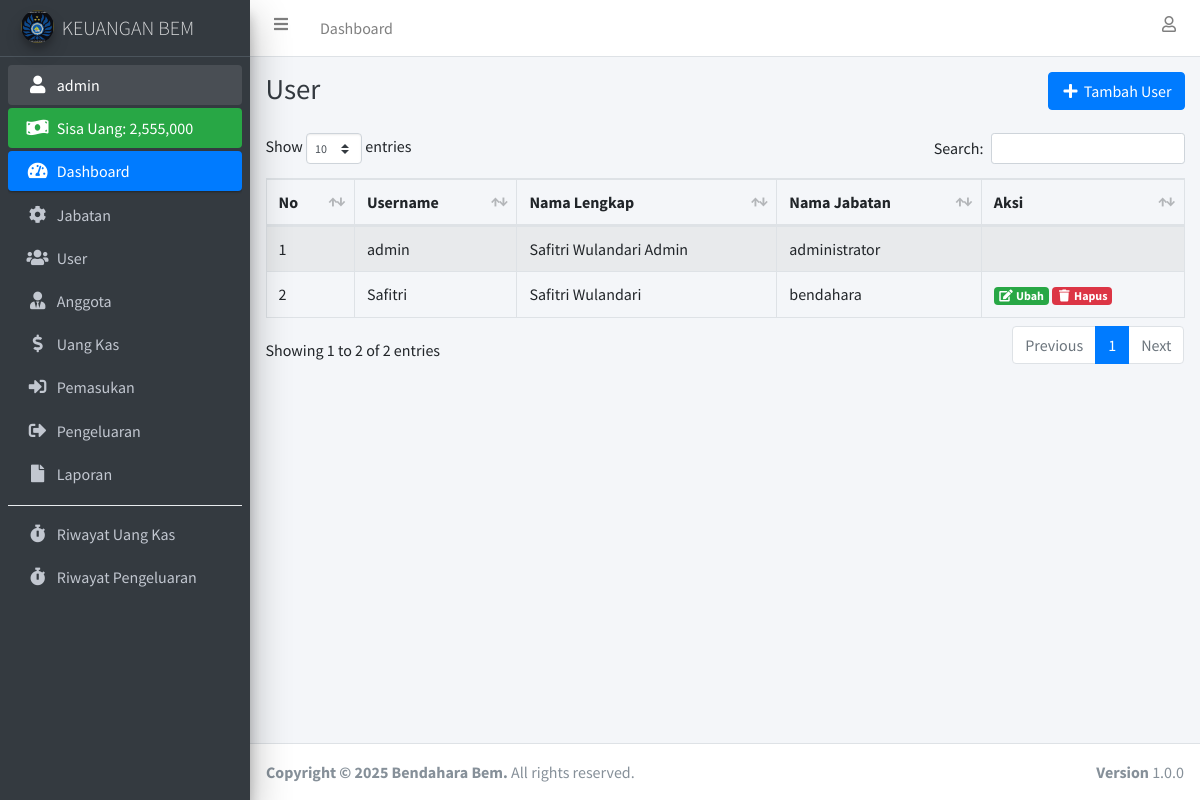
The page /user.php (signed in) on the database its author committed.
### tables this page shows
CREATE TABLE `user` (
  `id_user` int(11) NOT NULL,
  `nama_lengkap` varchar(100) NOT NULL,
  `username` varchar(100) NOT NULL,
  `password` varchar(255) NOT NULL,
  `id_jabatan` int(11) NOT NULL
);

CREATE TABLE `jabatan` (
  `id_jabatan` int(11) NOT NULL,
  `nama_jabatan` varchar(100) NOT NULL
);

### connection.php (called while the page is built, shortened)
<?php
	$host		= "localhost";
	$username	= "root";
	$password	= "";
	$database	= "uang_kas";
	$conn 		= mysqli_connect($host, $username, $password, $database);
if (isset($_SESSION['id_user'])) {
	function dataUser() {
		global $conn;
		$id_user = $_SESSION['id_user'];
		return mysqli_fetch_assoc(mysqli_query($conn, "SELECT * FROM user INNER JOIN jabatan ON user.id_jabatan = jabatan.id_jabatan WHERE id_user = '$id_user'"));
	}
}

### user.php (the view, shortened to what this page needs)
<?php
  require 'connection.php';
  $user = mysqli_query($conn, "SELECT * FROM user INNER JOIN jabatan ON user.id_jabatan = jabatan.id_jabatan");
?>
<!DOCTYPE html>
<html>
<head>
  <?php include 'include/css.php'; ?>
</head>
<body class="hold-transition sidebar-mini layout-fixed">
<div class="wrapper">
  <?php include 'include/navbar.php'; ?>
  <?php include 'include/sidebar.php'; ?>
  <div class="content-wrapper">
    <div class="content-header">
      <div class="container-fluid">
        <div class="row justify-content-center mb-2">
          <div class="col-sm text-left">
            <h1 class="m-0 text-dark">User</h1>
          </div>
          <div class="col-sm text-right">
            <button type="button" class="btn btn-primary" data-toggle="modal" data-target="#tambahUserModal"><i class="fas fa-fw fa-plus"></i> Tambah User</button>
          </div>
        </div>
      </div>
    </div>
    <section class="content">
      <div class="container-fluid">
        <div class="row">
          <div class="col-lg">
            <div class="table-responsive">
              <table class="table table-striped table-hover table-bordered" id="table_id">
                <thead>
                  <tr>
                    <th>No</th>
                    <th>Username</th>
                    <th>Nama Lengkap</th>
                    <th>Nama Jabatan</th>
                    <th>Aksi</th>
                  </tr>
                </thead>
                <tbody>
                  <?php $i = 1; ?>
                  <?php foreach ($user as $du): ?>
                    <tr>
                      <td><?= $i++; ?></td>
                      <td><?= $du['username']; ?></td>
                      <td><?= $du['nama_lengkap']; ?></td>
                      <td><?= $du['nama_jabatan']; ?></td>
                      <td>
                        <?php if ($du['id_jabatan'] !== '1'): ?>
                          <a href="ubah_user.php?id_user=<?= $du['id_user']; ?>" class="badge badge-success" data-toggle="modal" data-target="#editUserModal<?= $du['id_user']; ?>">
                            <i class="fas fa-fw fa-edit"></i> Ubah
                          </a>
                          <a data-nama="<?= $du['nama_lengkap']; ?>" class="btn-delete badge badge-danger" href="hapus_user.php?id_user=<?= $du['id_user']; ?>"><i class="fas fa-fw fa-trash"></i> Hapus</a>
                        <?php endif ?>
                      </td>
                    </tr>
                  <?php endforeach ?>
                </tbody>
              </table>
            </div>
          </div>
        </div>
      </div>
    </section>
  </div>
  <footer class="main-footer">
    <strong>Copyright &copy; 2025 Bendahara Bem.</strong>
    All rights reserved.
    <div class="float-right d-none d-sm-inline-block">
      <b>Version</b> 1.0.0
    </div>
  </footer>
</div>
</body>
</html>

### include/sidebar.php
<?php
  $dataUser = dataUser();
  $jml_pengeluaran = mysqli_fetch_assoc(mysqli_query($conn, "SELECT sum(jumlah_pengeluaran) as jml_pengeluaran FROM pengeluaran"));
  $jml_pengeluaran = $jml_pengeluaran['jml_pengeluaran'];
  $jml_pemasukan = mysqli_fetch_assoc(mysqli_query($conn, "SELECT sum(jumlah_pemasukan) as jml_pemasukan FROM pemasukan"));
  $jml_pemasukan = $jml_pemasukan['jml_pemasukan'];
  $jml_uang_kas = mysqli_fetch_assoc(mysqli_query($conn, "SELECT sum(minggu_ke_1 + minggu_ke_2 + minggu_ke_3 + minggu_ke_4) as jml_uang_kas FROM uang_kas"));
  $jml_uang_kas = $jml_uang_kas['jml_uang_kas'];
?>
<aside class="main-sidebar sidebar-dark-primary elevation-5">
  <a href="index.php" class="brand-link">
    <img src="assets/img/img_properties/images.jpg" alt="AdminLTE Logo" class="brand-image img-circle elevation-3" style="opacity: .8">
    <span class="brand-text font-weight-light">KEUANGAN BEM</span>
  </a>
  <div class="sidebar">
    <nav class="mt-2">
      <ul class="nav nav-pills nav-sidebar flex-column" data-widget="treeview" role="menu" data-accordion="false">
        <li class="nav-item has-treeview menu-open">
          <a href="profile.php" class="nav-link"><i class="nav-icon fas fa-fw fa-user"></i> <p><?= $dataUser['username']; ?></p></a>
        </li>
        <li class="nav-item">
          <div class="bg-success nav-link text-white">
            <i class="nav-icon fas fa-money-bill-wave"></i>
            <p>
              Sisa Uang: <?= number_format($jml_uang_kas - $jml_pengeluaran + $jml_pemasukan); ?>
            </p>
          </div>
        </li>
        <li class="nav-item has-treeview menu-open">
          <a href="index.php" class="nav-link active">
            <i class="nav-icon fas fa-tachometer-alt"></i>
            <p>
              Dashboard
            </p>
          </a>
        </li>
        <?php if ($dataUser['id_jabatan'] == '1'): ?>
          <li class="nav-item">
            <a href="jabatan.php" class="nav-link">
              <i class="nav-icon fas fa-cog"></i>
              <p>
                Jabatan
              </p>
            </a>
          </li>
          <li class="nav-item">
            <a href="user.php" class="nav-link">
              <i class="nav-icon fas fa-users"></i>
              <p>
                User
              </p>
            </a>
          </li>
        <?php endif ?>
        <li class="nav-item">
          <a href="siswa.php" class="nav-link">
            <i class="fas fa-user-tie nav-icon"></i>
            <p>Anggota</p>
          </a>
        </li>
        <li class="nav-item">
          <a href="uang_kas.php" class="nav-link">
            <i class="fas fa-dollar-sign nav-icon"></i>
            <p>Uang Kas</p>
          </a>
        </li>
        <li class="nav-item">
          <a href="pemasukan.php" class="nav-link">
            <i class="fas fa-sign-in-alt nav-icon"></i>
            <p>Pemasukan</p>
          </a>
        </li>
        <li class="nav-item">
          <a href="pengeluaran.php" class="nav-link">
            <i class="fas fa-sign-out-alt nav-icon"></i>
            <p>Pengeluaran</p>
          </a>
        </li>
        <li class="nav-item">
          <a href="laporan.php" class="nav-link">
            <i class="fas fa-file nav-icon"></i>
            <p>Laporan</p>
          </a>
        </li>
        <div class="dropdown-divider"></div>
        <li class="nav-item">
          <a href="riwayat.php" class="nav-link">
            <i class="fas fa-stopwatch nav-icon"></i>
            <p>Riwayat Uang Kas</p>
          </a>
        </li>
        <li class="nav-item">
          <a href="riwayat_pengeluaran.php" class="nav-link">
            <i class="fas fa-stopwatch nav-icon"></i>
            <p>Riwayat Pengeluaran</p>
          </a>
        </li>
      </ul>
    </nav>
  </div>
</aside>

### rows shown on the page
user: username "admin", nama_lengkap "Safitri Wulandari Admin", id_jabatan.nama_jabatan "administrator"
user: username "Safitri", nama_lengkap "Safitri Wulandari", id_jabatan.nama_jabatan "bendahara"

### other values the page prints
$jml_uang_kas - $jml_pengeluaran + $jml_pemasukan "2,555,000"
